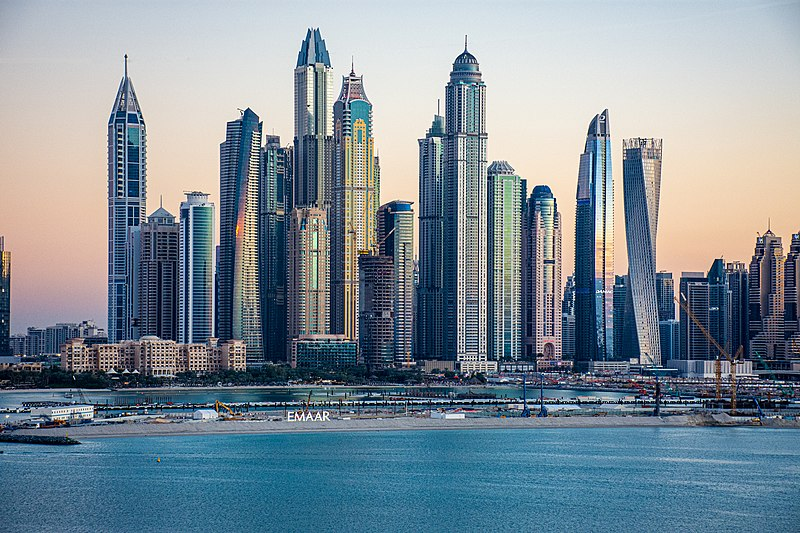
#> input picture 01.jpg, 800 x 533 px
$ jupyter execute Untitled.ipynb   (older library calls are emulated)
#> lines starting #> are read from the running program, lines starting #| are printed output that depends on the picture; after the words box and inside, x2 and y2 are one past the last pixel; in counts of white or black regions, pixels touching at a corner belong together
[cell 1]
import cv2
import matplotlib.pyplot as plt
image=cv2.imread('01.jpg')
#> image is the input picture: shape (533, 800, 3); mean B, G, R 151, 140.8, 126.5
gray=cv2.cvtColor(image,cv2.COLOR_BGR2GRAY)
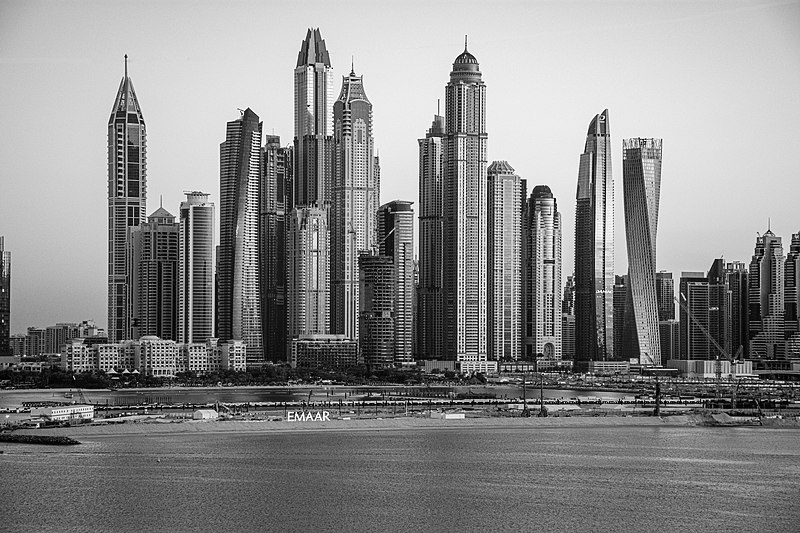
#> gray: shape (533, 800); min 0, max 255, mean 137.7
gaus=cv2.GaussianBlur(gray,(3,3),0)

[cell 2]
sobelx=cv2.Sobel(gaus,cv2.CV_64F,1,0,ksize=5)
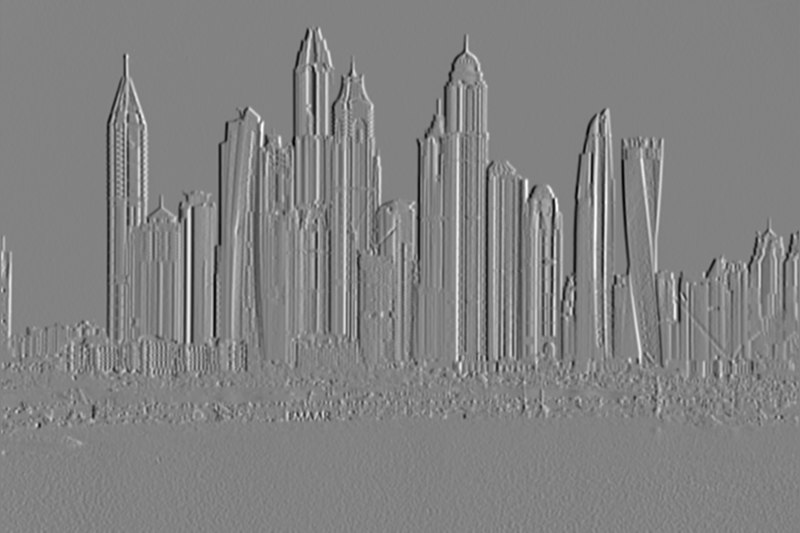
#> sobelx: shape (533, 800) float64; min -8229, max 7855, mean 2.7; drawn with min black and max white
sobely=cv2.Sobel(gaus,cv2.CV_64F,0,1,ksize=5)
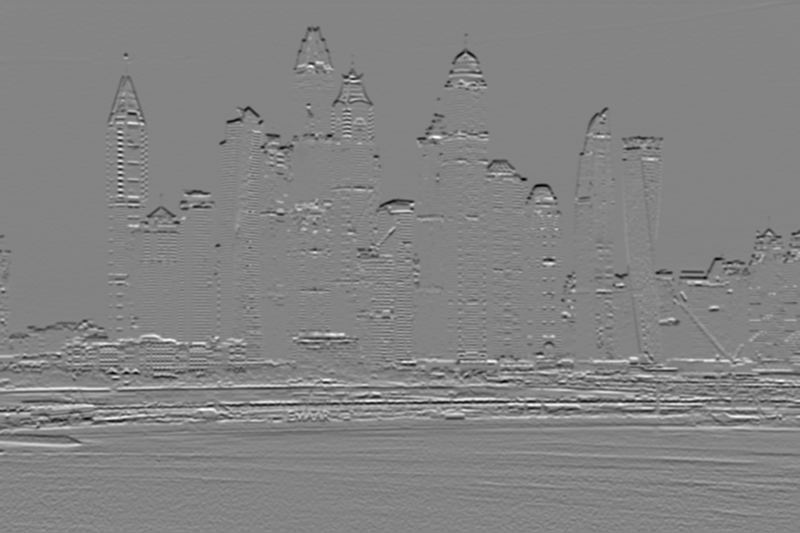
#> sobely: shape (533, 800) float64; min -7871, max 7323, mean -25.6; drawn with min black and max white
sobelxy=cv2.Sobel(gaus,cv2.CV_64F,1,1,ksize=5)
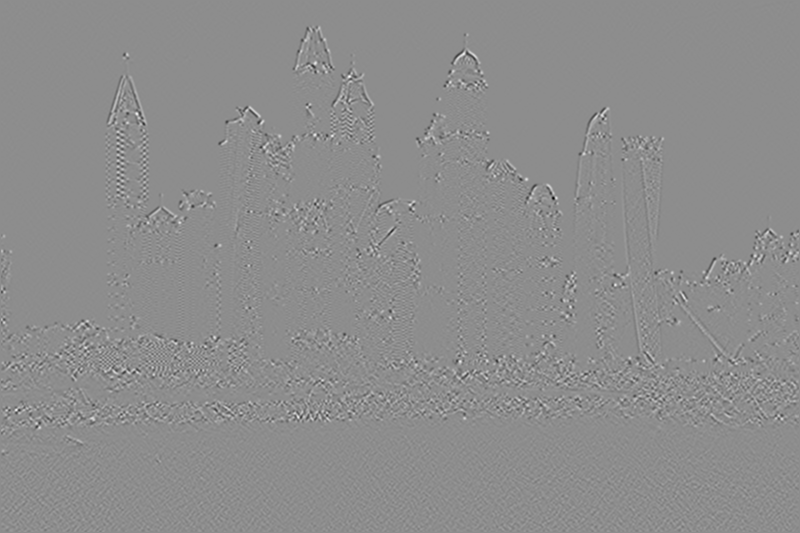
#> sobelxy: shape (533, 800) float64; min -2326, max 1873, mean 0; drawn with min black and max white
plt.figure(1)
plt.subplot(2,2,1)
plt.imshow(gaus,cmap='gray')
plt.title('Original image')
plt.xticks([])
plt.yticks([])
plt.show()

[cell 3]
plt.subplot(2,2,1)
plt.imshow(sobelx,cmap='gray')
plt.title('Sobelx')
plt.xticks([])
plt.yticks([])
plt.show()

[cell 4]
plt.subplot(2,2,1)
plt.imshow(sobely,cmap='gray')
plt.title('Sobely')
plt.xticks([])
plt.yticks([])

[cell 5]
plt.subplot(2,2,1)
plt.imshow(sobelxy,cmap='gray')
plt.title('Sobelxy')
plt.xticks([])
plt.yticks([])
plt.show()

[cell 6]
laplacian = cv2.Laplacian(gaus,cv2.CV_64F)
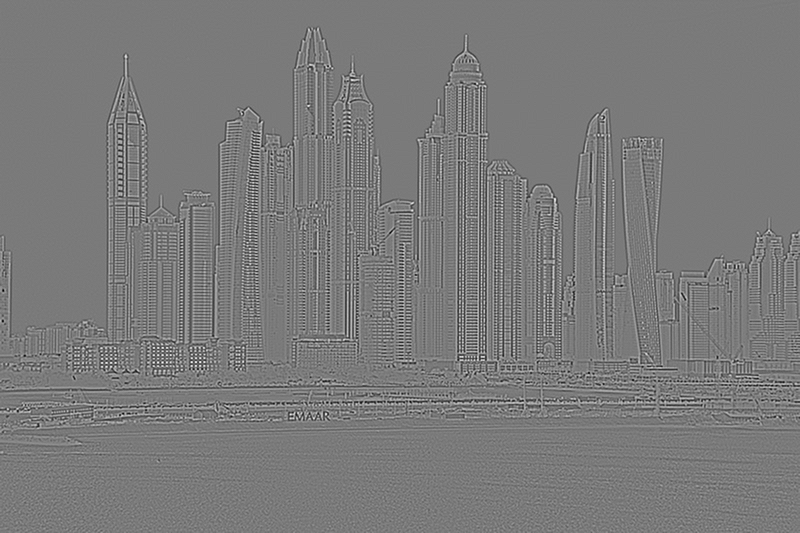
#> laplacian: shape (533, 800) float64; min -175, max 189, mean 0; drawn with min black and max white
plt.subplot(2,2,1)
plt.imshow(laplacian,cmap='gray')
plt.title('Laplacian edge detection')
plt.xticks([])
plt.yticks([])
plt.show()

[cell 7]
canny_edges=cv2.Canny(gaus,120,150)
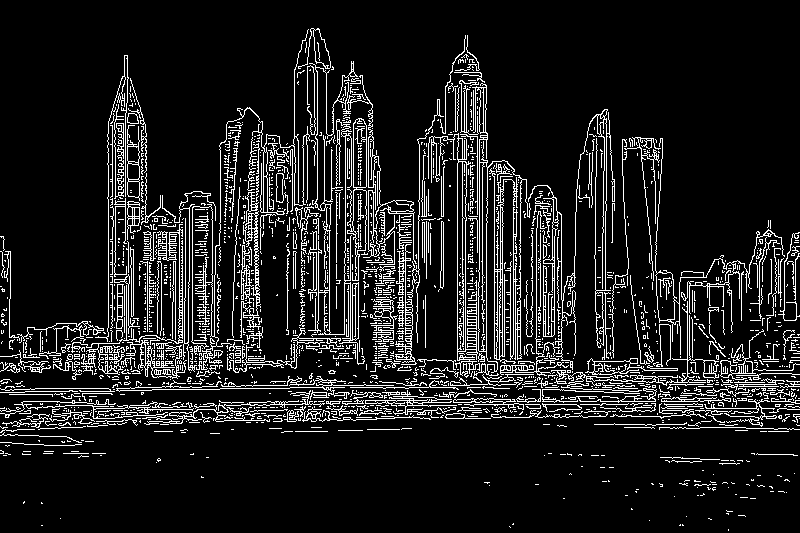
#> canny_edges: shape (533, 800); 11.4% white in thin lines or dots
plt.subplot(2,2,1)
plt.imshow(canny_edges,cmap='gray')
plt.title('Canny edge detection')
plt.xticks([])
plt.yticks([])
plt.show()

$ run again, with 02.jpg copied over 01.jpg
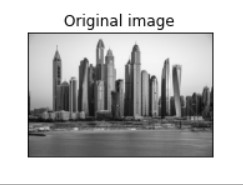
#> input picture 02.jpg, 243 x 185 px
#> image is the input picture: shape (185, 243, 3); min 3, max 255, mean 191.3
#> `laplacian = cv2.Laplacian(gaus,cv2.CV_64F)`:
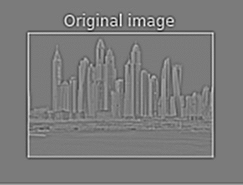
#> laplacian: shape (185, 243) float64; min -129, max 137, mean 0.1; drawn with min black and max white
#> `canny_edges=cv2.Canny(gaus,120,150)`:
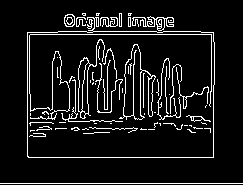
#> canny_edges: shape (185, 243); 8.9% white in thin lines or dots

$ run again, with 03.jpg copied over 01.jpg
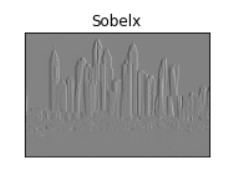
#> input picture 03.jpg, 237 x 191 px
#> image is the input picture: shape (191, 237, 3); min 9, max 255, mean 188.2
#> `laplacian = cv2.Laplacian(gaus,cv2.CV_64F)`:
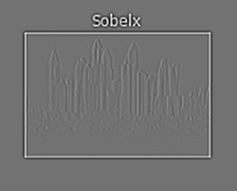
#> laplacian: shape (191, 237) float64; min -113, max 138, mean 0; drawn with min black and max white
#> `canny_edges=cv2.Canny(gaus,120,150)`:
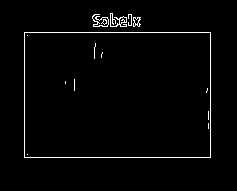
#> canny_edges: shape (191, 237); 2.1% white in thin lines or dots, all inside (x1, y1, x2, y2) = (24, 13, 211, 158)

$ run again, with 04.jpg copied over 01.jpg
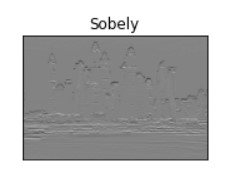
#> input picture 04.jpg, 237 x 191 px
#> image is the input picture: shape (191, 237, 3); min 0, max 255, mean 188.7
#> `laplacian = cv2.Laplacian(gaus,cv2.CV_64F)`:
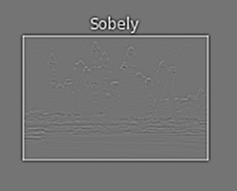
#> laplacian: shape (191, 237) float64; min -116, max 138, mean 0; drawn with min black and max white
#> `canny_edges=cv2.Canny(gaus,120,150)`:
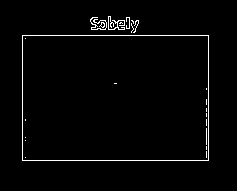
#> canny_edges: shape (191, 237); 2.1% white in thin lines or dots, all inside (x1, y1, x2, y2) = (22, 16, 209, 161)
